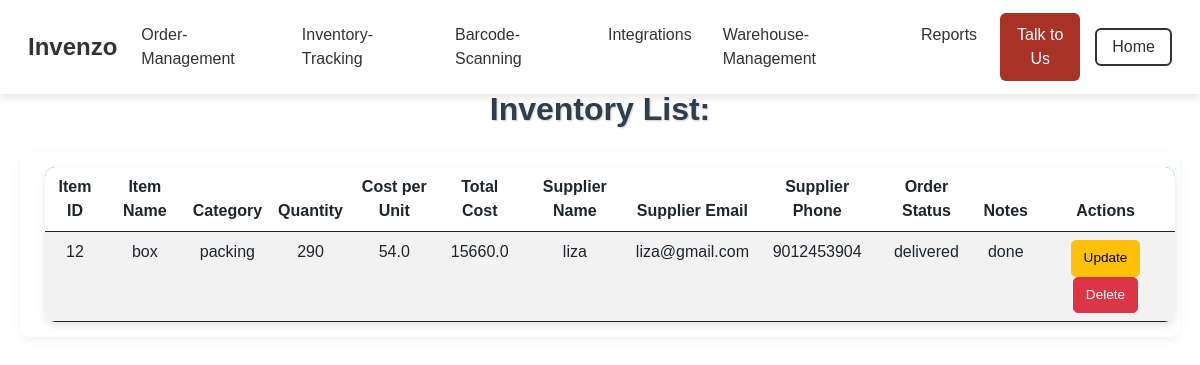
/inventory (signed in), run on the app's committed database.
### app.py (models this page shows, shortened)
class InventoryItem(db.Model):
    id = db.Column(db.Integer, primary_key=True, autoincrement=True)
    item_id = db.Column(db.Integer, nullable=False)
    item_name = db.Column(db.String(100), nullable=False)
    item_category = db.Column(db.String(100), nullable=False)
    quantity = db.Column(db.Integer, nullable=False)
    cost_per_unit = db.Column(db.Float, nullable=False)
    total_cost = db.Column(db.Float, nullable=False)
    supplier_name = db.Column(db.String(100), nullable=False)
    supplier_email = db.Column(db.String(100), nullable=False)
    supplier_phone = db.Column(db.String(100), nullable=False)
    order_status = db.Column(db.String(50), nullable=False)
    notes = db.Column(db.Text, nullable=True)
    barcode_number = db.Column(db.String(20), nullable=False)
    user_id = db.Column(db.Integer, db.ForeignKey('user.id'), nullable=False)

### app.py (the view)
@app.route('/inventory')
@login_required
def inventory():
    user_dict = session.get("user")  # Get the dictionary from the session
    if user_dict:
        user = User.query.get(user_dict['id'])  # Fetch the actual User object!!!
        if user: # Check if the user exists in the database
            items = user.inventory_items # Now you can access inventory_items
            return render_template('inventory-tracking.html', items=items)
        else:
            flash("User not found in database.", "danger")
            return redirect(url_for('logout')) # or handle appropriately
    else:
        flash("You must be logged in to view inventory.", "danger")
        return redirect(url_for('login'))

### app.py (called while the page is built)
def login_required(f):
    @wraps(f)
    def decorated_function(*args, **kwargs):
        if "user" not in session:  # If no user is logged in
            flash("Please log in to access this page.", "warning")
            return redirect(url_for('login'))  # Redirect to login page
        return f(*args, **kwargs)
    return decorated_function

### templates/inventory-tracking.html (shortened to what this page needs)
<!DOCTYPE html>
<html lang="en">
<head>
    <link href="https://cdn.jsdelivr.net/npm/bootstrap@5.3.0/dist/css/bootstrap.min.css" rel="stylesheet">
    <link rel="stylesheet" href="{{ url_for('static', filename='css/styles.css') }}">
    <link rel="stylesheet" href="{{ url_for('static', filename='css/inventory_management.css') }}">
</head>
<body>
    <nav class="navbar navbar-expand-lg navbar-light bg-white">
        <div class="container-fluid">
            <a class="navbar-brand d-flex align-items-center" href="{{ url_for('home') }}">
                <strong class="brand-name">Invenzo</strong>
            </a>
            <div class="collapse navbar-collapse justify-content-end" id="navbarNav">
                <ul class="navbar-nav">
                    <li class="nav-item"><a class="nav-link" href="{{ url_for('order_management') }}">Order-Management</a></li>
                    <li class="nav-item"><a class="nav-link" href="{{ url_for('inventory') }}">Inventory-Tracking</a></li>
                    <li class="nav-item"><a class="nav-link" href="{{ url_for('barcodes') }}">Barcode-Scanning</a></li>
                    <li class="nav-item"><a class="nav-link" href="{{ url_for('integrations2') }}">Integrations</a></li>
                    <li class="nav-item"><a class="nav-link" href="{{ url_for('warehouse_management') }}">Warehouse-Management</a></li>
                    <li class="nav-item"><a class="nav-link" href="{{ url_for('reports') }}">Reports</a></li>
                    <li class="nav-item"><a class="nav-link btn btn-primary text-white" href="{{ url_for('team') }}">Talk to Us</a></li>
                </ul>
            </div>
            <div class="collapse navbar-collapse justify-content-end">
                <a href="{{ url_for('home') }}" class="btn btn-outline-dark">Home</a>
            </div>
        </div>
    </nav>
 <section class="topic-page text-center">
    <div class="container">
        <h2 class="mb-4">Inventory List:</h2>
        <div class="table-container">
            <table class="table table-hover table-striped">
                <thead>
                    <tr>
                        <th>Item ID</th>
                        <th>Item Name</th>
                        <th>Category</th>
                        <th>Quantity</th>
                        <th>Cost per Unit</th>
                        <th>Total Cost</th>
                        <th>Supplier Name</th>
                        <th>Supplier Email</th>
                        <th>Supplier Phone</th>
                        <th>Order Status</th>
                        <th>Notes</th>
                        <th>Actions</th>
                    </tr>
                </thead>
                <tbody>
                    {% for item in items %}
                    <tr>
                        <td>{{ item.item_id }}</td>
                        <td>{{ item.item_name }}</td>
                        <td>{{ item.item_category }}</td>
                        <td>{{ item.quantity }}</td>
                        <td>{{ item.cost_per_unit }}</td>
                        <td>{{ item.total_cost }}</td>
                        <td>{{ item.supplier_name }}</td>
                        <td>{{ item.supplier_email }}</td>
                        <td>{{ item.supplier_phone }}</td>
                        <td>{{ item.order_status }}</td>
                        <td>{{ item.notes }}</td>
                        <td>
                            <a href="{{ url_for('update_item', id=item.id) }}" class="btn btn-warning btn-sm">Update</a>
                            <a href="{{ url_for('delete_item', id=item.id) }}" class="btn btn-danger btn-sm" onclick="return confirm('Are you sure you want to delete this item?')">Delete</a>
                        </td>
                    </tr>
                    {% endfor %}
                </tbody>
            </table>
        </div>
    </div>
</section>
</body>
</html>

### static/css/styles.css (style rules this page uses)
.navbar { padding: 0.8rem 1rem; font-family: 'Poppins', sans-serif; position: fixed; top: 0; left: 0; right: 0; z-index: 9999; background-color: #ffffff; box-shadow: 0 4px 8px rgba(0, 0, 0, 0.1); }
body { padding-top: 80px; }
.navbar-brand .brand-name { font-size: 24px; font-weight: 600; color: #333; }
.navbar-nav { font-size: 16px; }
.nav-item .nav-link { color: #333; margin-right: 15px; padding: 10px 0; transition: color 0.3s ease; }
.navbar-nav .nav-item:last-child { margin-right: 0; }
.btn-outline-dark { border: 2px solid #333; color: #333; padding: 5px 15px; transition: background-color 0.3s ease, color 0.3s ease; }
.brand-name { font-size: 24px; font-weight: bold; font-family: 'Poppins', sans-serif; color: #2C3E50; }
.btn-primary { background-color: #A93226; border: none; }

### static/css/inventory_management.css (style rules this page uses)
body { margin-top:60px; padding:0; }
.container { max-width: 100%; width: 100%; min-height: calc(100vh - 60px); }
h2 { color: #2c3e50; font-weight: bold; text-shadow: 1px 1px 2px rgba(0, 0, 0, 0.2); margin-top: 10px; margin-bottom: 20px; text-align: center; }
.table { width: 100%; margin-bottom: 0; border-collapse: separate; border-spacing: 0; border: none; box-shadow: 0 4px 8px rgba(0, 0, 0, 0.1); border-radius: 8px; overflow: hidden; margin-left: 10px; }
.btn-warning, .btn-danger { margin: 0 5px; }

### templates/inventory-tracking.html (style rules this page uses)
body { background: linear-gradient(to right, #f8f9fa, #e9ecef); font-family: 'Poppins', sans-serif; }
.container { margin-top: 30px; background: white; border-radius: 10px; box-shadow: 0px 4px 15px rgba(0, 0, 0, 0.1); padding: 20px; }
.table-container { overflow-x: auto; border-radius: 10px; box-shadow: 0px 4px 10px rgba(0, 0, 0, 0.05); padding: 15px; background: white; }
.table { border-collapse: collapse; border-radius: 10px; overflow: hidden; }
.table thead { background: #007bff; color: white; }
.btn-sm { font-size: 0.85rem; padding: 7px 12px; border-radius: 5px; }

### data on the page
InventoryItem: item_id "12", item_name "box", item_category "packing", quantity "290", cost_per_unit "54.0", total_cost "15660.0", supplier_name "liza", supplier_email "liza@gmail.com", supplier_phone "9012453904", order_status "delivered", notes "done"
